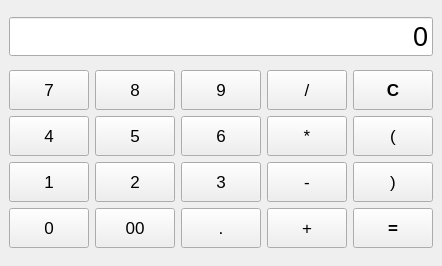
<?xml version="1.0" encoding="UTF-8"?>
<ui version="4.0">
 <class>MainWindow</class>
 <widget class="QMainWindow" name="MainWindow">
  <property name="geometry">
   <rect>
    <x>0</x>
    <y>0</y>
    <width>419</width>
    <height>266</height>
   </rect>
  </property>
  <property name="font">
   <font>
    <pointsize>13</pointsize>
   </font>
  </property>
  <property name="windowTitle">
   <string>简单计算器</string>
  </property>
  <widget class="QWidget" name="centralwidget">
   <layout class="QVBoxLayout" name="verticalLayout">
    <item>
     <widget class="QLineEdit" name="lineEdit">
      <property name="enabled">
       <bool>true</bool>
      </property>
      <property name="font">
       <font>
        <pointsize>20</pointsize>
       </font>
      </property>
      <property name="layoutDirection">
       <enum>Qt::RightToLeft</enum>
      </property>
      <property name="text">
       <string>0</string>
      </property>
      <property name="alignment">
       <set>Qt::AlignRight|Qt::AlignTrailing|Qt::AlignVCenter</set>
      </property>
      <property name="readOnly">
       <bool>true</bool>
      </property>
     </widget>
    </item>
    <item>
     <layout class="QGridLayout" name="gridLayout">
      <item row="0" column="0">
       <widget class="QPushButton" name="btn_7">
        <property name="minimumSize">
         <size>
          <width>0</width>
          <height>40</height>
         </size>
        </property>
        <property name="font">
         <font>
          <pointsize>13</pointsize>
          <weight>50</weight>
          <bold>false</bold>
         </font>
        </property>
        <property name="text">
         <string>7</string>
        </property>
       </widget>
      </item>
      <item row="0" column="1">
       <widget class="QPushButton" name="btn_8">
        <property name="minimumSize">
         <size>
          <width>0</width>
          <height>40</height>
         </size>
        </property>
        <property name="text">
         <string>8</string>
        </property>
       </widget>
      </item>
      <item row="0" column="2">
       <widget class="QPushButton" name="btn_9">
        <property name="minimumSize">
         <size>
          <width>0</width>
          <height>40</height>
         </size>
        </property>
        <property name="text">
         <string>9</string>
        </property>
       </widget>
      </item>
      <item row="0" column="3">
       <widget class="QPushButton" name="btn_division">
        <property name="minimumSize">
         <size>
          <width>0</width>
          <height>40</height>
         </size>
        </property>
        <property name="text">
         <string>/</string>
        </property>
       </widget>
      </item>
      <item row="0" column="4">
       <widget class="QPushButton" name="btn_clear">
        <property name="minimumSize">
         <size>
          <width>0</width>
          <height>40</height>
         </size>
        </property>
        <property name="font">
         <font>
          <pointsize>13</pointsize>
          <weight>75</weight>
          <bold>true</bold>
         </font>
        </property>
        <property name="text">
         <string>C</string>
        </property>
       </widget>
      </item>
      <item row="1" column="0">
       <widget class="QPushButton" name="btn_4">
        <property name="minimumSize">
         <size>
          <width>0</width>
          <height>40</height>
         </size>
        </property>
        <property name="text">
         <string>4</string>
        </property>
       </widget>
      </item>
      <item row="1" column="1">
       <widget class="QPushButton" name="btn_5">
        <property name="minimumSize">
         <size>
          <width>0</width>
          <height>40</height>
         </size>
        </property>
        <property name="text">
         <string>5</string>
        </property>
       </widget>
      </item>
      <item row="1" column="2">
       <widget class="QPushButton" name="btn_6">
        <property name="minimumSize">
         <size>
          <width>0</width>
          <height>40</height>
         </size>
        </property>
        <property name="text">
         <string>6</string>
        </property>
       </widget>
      </item>
      <item row="1" column="3">
       <widget class="QPushButton" name="btn_mul">
        <property name="minimumSize">
         <size>
          <width>0</width>
          <height>40</height>
         </size>
        </property>
        <property name="text">
         <string>*</string>
        </property>
       </widget>
      </item>
      <item row="1" column="4">
       <widget class="QPushButton" name="btn_brackets_left">
        <property name="minimumSize">
         <size>
          <width>0</width>
          <height>40</height>
         </size>
        </property>
        <property name="text">
         <string>(</string>
        </property>
       </widget>
      </item>
      <item row="2" column="0">
       <widget class="QPushButton" name="btn_1">
        <property name="minimumSize">
         <size>
          <width>0</width>
          <height>40</height>
         </size>
        </property>
        <property name="text">
         <string>1</string>
        </property>
       </widget>
      </item>
      <item row="2" column="1">
       <widget class="QPushButton" name="btn_2">
        <property name="minimumSize">
         <size>
          <width>0</width>
          <height>40</height>
         </size>
        </property>
        <property name="text">
         <string>2</string>
        </property>
       </widget>
      </item>
      <item row="2" column="2">
       <widget class="QPushButton" name="btn_3">
        <property name="minimumSize">
         <size>
          <width>0</width>
          <height>40</height>
         </size>
        </property>
        <property name="text">
         <string>3</string>
        </property>
       </widget>
      </item>
      <item row="2" column="3">
       <widget class="QPushButton" name="btn_sub">
        <property name="minimumSize">
         <size>
          <width>0</width>
          <height>40</height>
         </size>
        </property>
        <property name="text">
         <string>-</string>
        </property>
       </widget>
      </item>
      <item row="2" column="4">
       <widget class="QPushButton" name="btn_brackets_right">
        <property name="minimumSize">
         <size>
          <width>0</width>
          <height>40</height>
         </size>
        </property>
        <property name="text">
         <string>)</string>
        </property>
       </widget>
      </item>
      <item row="3" column="0">
       <widget class="QPushButton" name="btn_0">
        <property name="minimumSize">
         <size>
          <width>0</width>
          <height>40</height>
         </size>
        </property>
        <property name="text">
         <string>0</string>
        </property>
       </widget>
      </item>
      <item row="3" column="1">
       <widget class="QPushButton" name="btn_00">
        <property name="minimumSize">
         <size>
          <width>0</width>
          <height>40</height>
         </size>
        </property>
        <property name="text">
         <string>00</string>
        </property>
       </widget>
      </item>
      <item row="3" column="2">
       <widget class="QPushButton" name="btn_point">
        <property name="minimumSize">
         <size>
          <width>0</width>
          <height>40</height>
         </size>
        </property>
        <property name="text">
         <string>.</string>
        </property>
       </widget>
      </item>
      <item row="3" column="3">
       <widget class="QPushButton" name="btn_add">
        <property name="minimumSize">
         <size>
          <width>0</width>
          <height>40</height>
         </size>
        </property>
        <property name="text">
         <string>+</string>
        </property>
       </widget>
      </item>
      <item row="3" column="4">
       <widget class="QPushButton" name="btn_result">
        <property name="minimumSize">
         <size>
          <width>0</width>
          <height>40</height>
         </size>
        </property>
        <property name="font">
         <font>
          <pointsize>13</pointsize>
          <weight>75</weight>
          <bold>true</bold>
         </font>
        </property>
        <property name="text">
         <string>=</string>
        </property>
       </widget>
      </item>
     </layout>
    </item>
   </layout>
  </widget>
 </widget>
 <resources/>
 <connections/>
</ui>
